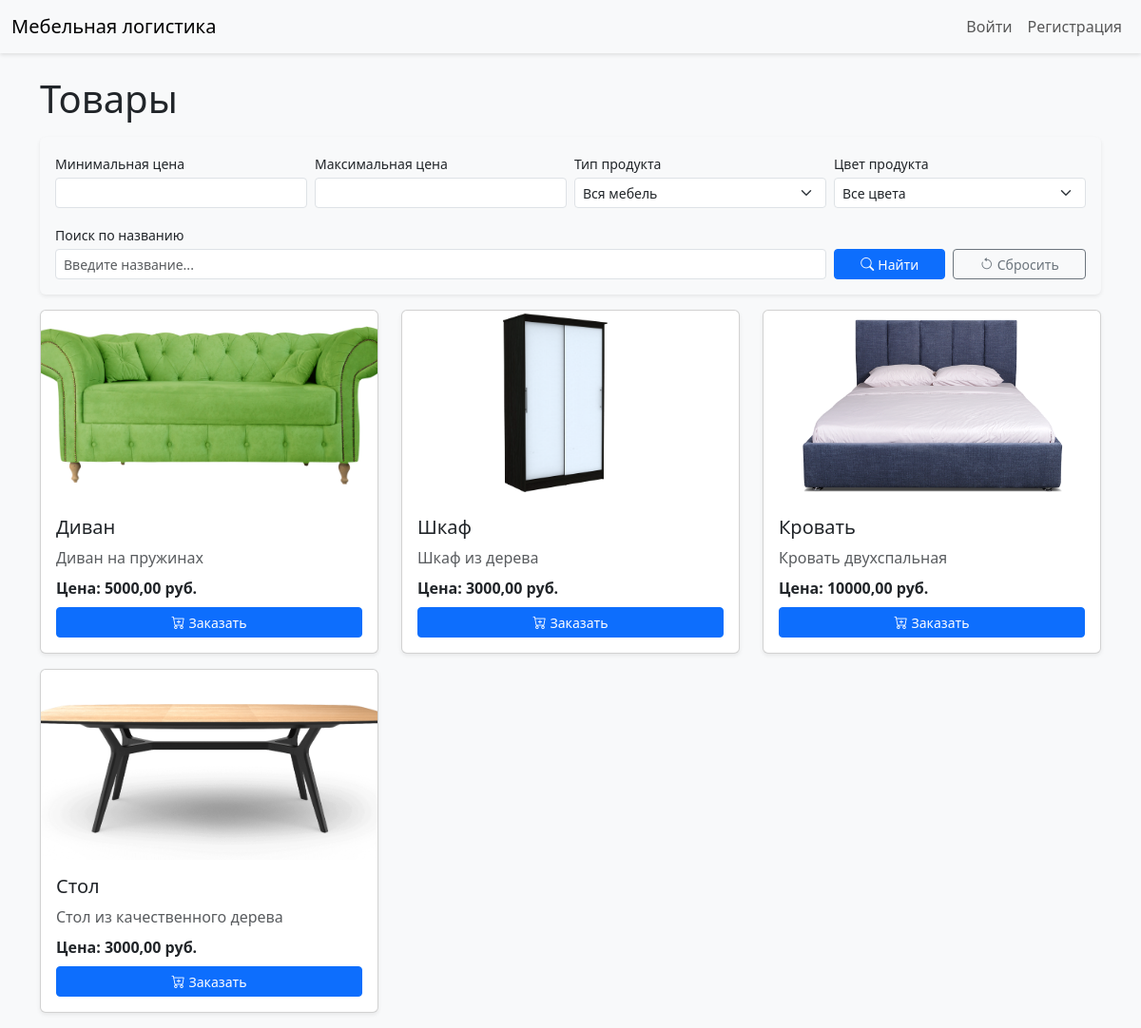
The page / on the database its author committed.
### logistics/models.py (models this page shows, shortened)
class ProductType(models.Model):
    name  = models.CharField(max_length=150, verbose_name="Название типа")
    description = models.CharField(max_length=255, verbose_name="Описание типа")
    def __str__(self):
        return self.name
    class Meta:
        verbose_name = "Тип"
        verbose_name_plural = "Типы"

class Product(models.Model):
    name = models.CharField(max_length=100, verbose_name="Название товара")
    description = models.TextField(verbose_name="Описание")
    price = models.DecimalField(max_digits=10, decimal_places=2, verbose_name="Цена")
    dimensions = models.CharField(max_length=50, verbose_name="Габариты")
    weight = models.DecimalField(max_digits=10, decimal_places=2, verbose_name="Вес")
    photo = models.ImageField(upload_to='products/', verbose_name="Фото", null=True, blank=True, default='products/Без_названия.jpg')
    color = models.CharField(max_length=100, verbose_name="Цвет", default='Белый')
    type = models.ForeignKey('ProductType', on_delete=models.CASCADE, verbose_name='Тип', null=True, blank=True)
    class Meta:
        verbose_name = "Товар"
        verbose_name_plural = "Товары"

### logistics/views.py (the view, shortened to what this page needs)
# urls.py: path('', views.product_list, name='product_list'),
def product_list(request):
    query = request.GET.get('q', '').capitalize()
    products = Product.objects.all()
    form = Price(request.GET or None)
    if query:
        products = products.filter(Q(name__icontains=query) | Q(description__icontains=query))
    return render(request, 'logistics/product_list.html', {'products': products, 'query': query, 'form': form})

### logistics/forms.py
class Price(forms.Form):
    CHOICES = (
        ('Все цвета', 'Все цвета'),
        ('Белый', 'Белый'),
        ('Коричневый', 'Коричневый'),
    )
    min_price = forms.IntegerField(required=False)
    max_price = forms.IntegerField(required=False)
    product_type = forms.ModelChoiceField(required=False, queryset=ProductType.objects.all(), empty_label='Вся мебель')
    color = forms.ChoiceField(choices = CHOICES, required=False)

### templates/logistics/product_list.html (shortened to what this page needs)
{% extends 'base.html' %}
{% block content %}
<h1 class="mb-3">Товары</h1>
<form method="get" class="mb-3">
    <div class="card border-0 shadow-sm p-3 mb-3 bg-light">
        <div class="row g-2 align-items-end">
            <div class="col-md-3">
                <label for="id_min_price" class="form-label small mb-1">Минимальная цена</label>
                <input type="number" name="min_price" id="id_min_price" class="form-control form-control-sm" value="{{ form.min_price.value|default:'' }}">
            </div>
            <div class="col-md-3">
                <label for="id_max_price" class="form-label small mb-1">Максимальная цена</label>
                <input type="number" name="max_price" id="id_max_price" class="form-control form-control-sm" value="{{ form.max_price.value|default:'' }}">
            </div>
            <div class="col-md-3">
                <label for="id_product_type" class="form-label small mb-1">Тип продукта</label>
                <select name="product_type" id="id_product_type" class="form-select form-select-sm">
                    {% for value, label in form.product_type.field.choices %}
                        <option value="{{ value }}" {% if form.product_type.value == value %}selected{% endif %}>{{ label }}</option>
                    {% endfor %}
                </select>
            </div>
            <div class="col-md-3">
                <label for="id_color" class="form-label small mb-1">Цвет продукта</label>
                <select name="color" id="id_color" class="form-select form-select-sm">
                    {% for value, label in form.color.field.choices %}
                        <option value="{{ value }}" {% if form.color.value == value %}selected{% endif %}>{{ label }}</option>
                    {% endfor %}
                </select>
            </div>
        </div>
        <div class="row g-2 mt-2 align-items-end">
            <div class="col-md-9">
                <label for="search" class="form-label small mb-1">Поиск по названию</label>
                <input type="text" name="q" id="search" class="form-control form-control-sm" placeholder="Введите название..." value="{{ request.GET.q }}">
            </div>
            <div class="col-md-3 d-flex gap-2">
                <button type="submit" class="btn btn-primary btn-sm flex-grow-1">
                    <i class="bi bi-search me-1"></i>Найти
                </button>
                <a href="{% url 'product_list' %}" class="btn btn-outline-secondary btn-sm flex-grow-1">
                    <i class="bi bi-arrow-counterclockwise me-1"></i>Сбросить
                </a>
            </div>
        </div>
    </div>
</form>
<div class="row mt-2">
    {% if products %}
        {% for product in products %}
            <div class="col-md-4 mb-3">
                <div class="card h-100 shadow-sm">
                    {% if product.photo %}
                        <img height="250" src="{{ product.photo.url }}" class="card-img-top object-fit-cover">
                    {% endif %}
                    <div class="card-body d-flex flex-column">
                        <h5 class="card-title">{{ product.name }}</h5>
                        <p class="card-text text-muted mb-2">{{ product.description|truncatechars:100 }}</p>
                        <div class="mt-auto">
                            <p class="card-text fw-bold mb-2">Цена: {{ product.price }} руб.</p>
                            <a href="{% url 'order_create' product.id %}" class="btn btn-primary btn-sm w-100">
                                <i class="bi bi-cart-plus me-1"></i>Заказать
                            </a>
                        </div>
                    </div>
                </div>
            </div>
        {% endfor %}
    {% else %}
        <div class="col-12">
            <div class="alert alert-info py-2" role="alert">
                <i class="bi bi-info-circle me-2"></i>Товары не найдены. Попробуйте изменить параметры поиска.
            </div>
        </div>
    {% endif %}
</div>
<link rel="stylesheet" href="https://cdn.jsdelivr.net/npm/bootstrap-icons@1.10.0/font/bootstrap-icons.css">
{% endblock %}

### templates/base.html (shortened to what this page needs)
<!DOCTYPE html>
<html lang="ru">
<head>
    <link href="https://cdn.jsdelivr.net/npm/bootstrap@5.3.0/dist/css/bootstrap.min.css" rel="stylesheet">
    <link href="https://cdn.jsdelivr.net/npm/bootstrap-icons@1.10.5/font/bootstrap-icons.css" rel="stylesheet">
    {% load static %}
    <link href="{% static 'css/styles.css' %}" rel="stylesheet">
</head>
<body>
    <nav class="navbar navbar-expand-lg navbar-light bg-light">
        <div class="container-fluid">
            <a class="navbar-brand" href="{% url 'product_list' %}">Мебельная логистика</a>
            <div class="collapse navbar-collapse" id="navbarNav">
                <ul class="navbar-nav ms-auto">
                    {% if user.is_authenticated %}
                        <li class="nav-item"><a class="nav-link" href="{% url 'warranty' %}">Гарантии</a></li>
                        <li class="nav-item"><a class="nav-link" href="{% url 'delivery' %}">Доставка</a></li>
                        <li class="nav-item"><a class="nav-link" href="{% url 'contact' %}">Контакты</a></li>
                        <li class="nav-item"><a class="nav-link" href="{% url 'company_orders' %}">Профиль</a></li>
                        <li class="nav-item"><a class="nav-link" href="{% url 'logout' %}">Выйти</a></li>
                    {% else %}
                        <li class="nav-item"><a class="nav-link" href="{% url 'login' %}">Войти</a></li>
                        <li class="nav-item"><a class="nav-link" href="{% url 'register' %}">Регистрация</a></li>
                    {% endif %}
                </ul>
            </div>
        </div>
    </nav>
    <div class="container mt-4">
        {% block content %}{% endblock %}
    </div>
    <div id="toast-container" class="toast-container position-fixed top-center p-3" style="z-index: 1100;"></div>
</body>
</html>

### static/css/styles.css (style rules this page uses)
body { background-color: #f8f9fa; }
.navbar { box-shadow: 0 2px 4px rgba(0, 0, 0, 0.1); }
.card { transition: transform 0.2s; }
.card-img-top { height: 200px; object-fit: cover; }

### templates/base.html (style rules this page uses)
.toast-container.top-center { top: 20px; left: 50%; transform: translateX(-50%); }

### templates/logistics/product_list.html (style rules this page uses)
.form-control-sm, .form-select-sm { height: 32px; padding: 0.25rem 0.5rem; font-size: 0.875rem; }
.btn-sm { height: 32px; padding: 0.25rem 0.5rem; font-size: 0.875rem; display: flex; align-items: center; justify-content: center; }
.card { border-radius: 0.375rem; }
.object-fit-cover { object-fit: cover; width: 100%; }

### rows shown on the page
ProductType: product_type "Вся мебель"
Product: photo (picture), name "Диван", description "Диван на пружинах", price "5000,00"
Product: photo (picture), name "Шкаф", description "Шкаф из дерева", price "3000,00"
Product: photo (picture), name "Кровать", description "Кровать двухспальная", price "10000,00"
Product: photo (picture), name "Стол", description "Стол из качественного дерева", price "3000,00"

### other values the page prints
form field color "Все цвета"
